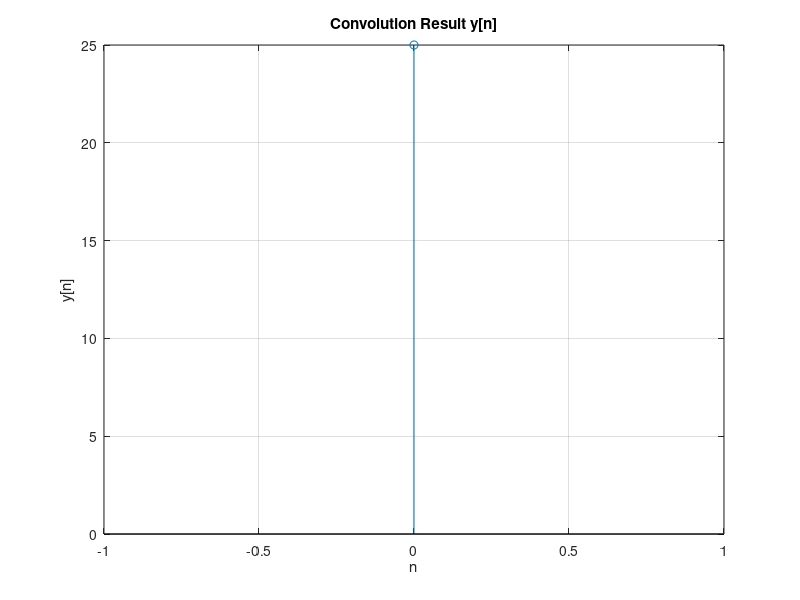

Here is the MATLAB script that generated this plot:
%Circular convolution using matrix multiplication
clc;
close all;
clear all;
x1 = input("Enter sequence 1:");
x2 = input("Enter sequence 2:");
N=max(length(x1),length(x2));
x1new=[x1 zeros(1,N-length(x1))];
x2new=[x2 zeros(1,N-length(x2))];
m=[];
x2new=x2new(:,end:-1:1);
for i=1:length(x2new)
x2new=[x2new(end) x2new(1:end-1)];
m=[m;x2new];
end
y=m*x1new';%matrix multiplication
disp("Convolution product y:")
disp(y);
% Plot the convolution result y
stem(0:length(y)-1, y);
title('Convolution Result y[n]');
xlabel('n');
ylabel('y[n]');
grid on;